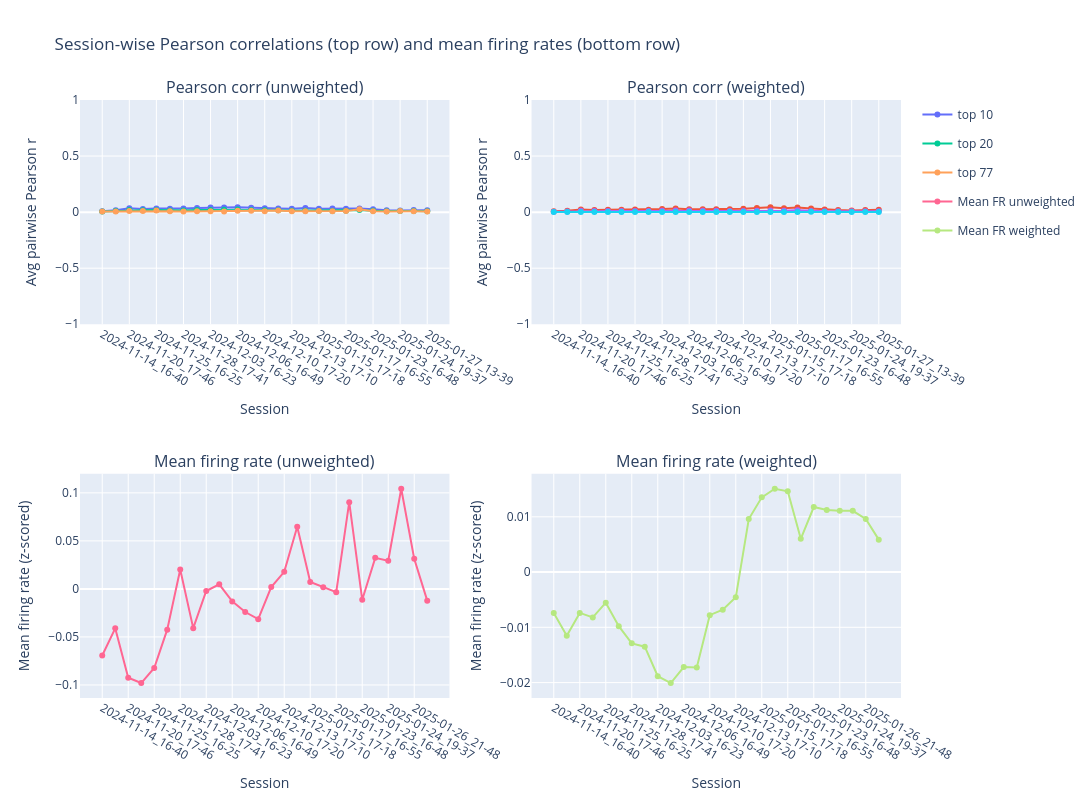

Notebook source saved alongside this figure:
### Code cell
top_ns = [10, 20, 77]
session_ids_all = fr_track_selected.index.get_level_values("session_id").unique()
fr_used = fr_z_all_sess.copy()

# 2x2 layout: correlations on first row, firing rates on second row
fig = make_subplots(
    rows=2,
    cols=2,
    subplot_titles=(
        "Pearson corr (unweighted)", "Pearson corr (weighted)",
        "Mean firing rate (unweighted)", "Mean firing rate (weighted)"
    ),
    shared_yaxes=False,
)

weights = ensambles["Assembly012"]
try:
    weights.index = [f"Unit{int(i)+1:04d}" for i in weights.index]  # align to FR column naming
except Exception as e:
    print(f"Error setting weights index: {e}")



# pearson correlations for single neurons weighted and unweightes
for top_n in top_ns:
    top_n_neurons = neurons_ordered[-top_n:]
    rows_unw, rows_w = [], []

    for session_id in session_ids_all:
        neuron_data_session = fr_used.xs(session_id, level=2)

        unit_cols = [
            c for c in neuron_data_session.columns
            if isinstance(c, str) and c.startswith("Unit")
        ]
        neuron_data_session = neuron_data_session[unit_cols]

        top_unit_cols = [
            f"Unit{i+1:04d}" for i in top_n_neurons
            if f"Unit{i+1:04d}" in neuron_data_session.columns
        ]

        neuron_data_top = neuron_data_session[top_unit_cols]

        corr_unw = neuron_data_top.corr(method="pearson")
        rows_unw.append((session_id, mean_offdiag_corr(corr_unw)))

        w = weights.loc[top_unit_cols]
        neuron_data_top_w = neuron_data_top.mul(w, axis=1)
        corr_w = neuron_data_top_w.corr(method="pearson")
        rows_w.append((session_id, mean_offdiag_corr(corr_w)))

    df_unw = pd.DataFrame(rows_unw, columns=["session_id", "avg_corr"])
    df_w = pd.DataFrame(rows_w, columns=["session_id", "avg_corr"])

    fig.add_trace(
        go.Scatter(
            x=df_unw["session_id"],
            y=df_unw["avg_corr"],
            mode="lines+markers",
            name=f"top {top_n}",
            legendgroup=f"top{top_n}",
        ),
        row=1,
        col=1,
    )

    fig.add_trace(
        go.Scatter(
            x=df_w["session_id"],
            y=df_w["avg_corr"],
            mode="lines+markers",
            name=f"top {top_n}",
            legendgroup=f"top{top_n}",
            showlegend=False,  # avoid duplicated legend entries
        ),
        row=1,
        col=2,
    )


# mean fr
fr_units = fr_used.loc[:, fr_used.columns.str.startswith("Unit")]
# fr_units = fr.loc[:, fr.columns.str.startswith("Unit")]
fr_units = fr_units[fr_units.index.get_level_values(2) != 10]

w_all = ensambles["Assembly012"].copy()
w_all = w_all.reindex(fr_units.columns)
fr_units_weighted = fr_units.mul(w_all, axis=1)

session_means_unweighted = (
    fr_units
    .groupby(level=2)
    .mean()
    .mean(axis=1)
)

session_means_weighted = (
    fr_units_weighted
    .groupby(level=2)
    .mean()
    .mean(axis=1)
)

fig.add_scatter(
    x=session_means_unweighted.index,
    y=session_means_unweighted.values,
    mode="lines+markers",
    name="Mean FR unweighted",
    row=2,
    col=1,
)

fig.add_scatter(
    x=session_means_weighted.index,
    y=session_means_weighted.values,
    mode="lines+markers",
    name="Mean FR weighted",
    row=2,
    col=2,
)


fig.update_layout(
    title="Session-wise Pearson correlations (top row) and mean firing rates (bottom row)",
    width=1200,
    height=800,
)

fig.update_xaxes(title_text="Session", row=1, col=1)
fig.update_xaxes(title_text="Session", row=1, col=2)
fig.update_xaxes(title_text="Session", row=2, col=1)
fig.update_xaxes(title_text="Session", row=2, col=2)

fig.update_yaxes(title_text="Avg pairwise Pearson r", row=1, col=1)
fig.update_yaxes(title_text="Avg pairwise Pearson r", row=1, col=2)
fig.update_yaxes(title_text="Mean firing rate (z-scored)", row=2, col=1)
fig.update_yaxes(title_text="Mean firing rate (z-scored)", row=2, col=2)

fig.update_yaxes(range=[-1, 1], row=1, col=1)
fig.update_yaxes(range=[-1, 1], row=1, col=2)

fig.show()

### Figure 1 — Plotly figure (JSON) as saved in the notebook; plotly's stock layout.template omitted (floating-point values rounded to 4 significant figures)
{"data": [{"legendgroup": "top10", "mode": "lines+markers", "name": "top 10", "type": "scatter", "x": ["2024-11-14_16-40", "2024-11-15_15-48", "2024-11-20_17-46", "2024-11-21_17-22", "2024-11-25_16-25", "2024-11-26_16-39", "2024-11-28_17-41", "2024-12-02_16-09", "2024-12-03_16-23", "2024-12-04_18-06", "2024-12-06_16-49", "2024-12-09_17-45", "2024-12-10_17-20", "2024-12-12_16-13", "2024-12-13_17-10", "2025-01-14_18-08", "2025-01-15_17-18", "2025-01-16_17-47", "2025-01-17_16-55", "2025-01-22_17-51", "2025-01-23_16-48", "2025-01-24_12-24", "2025-01-24_19-37", "2025-01-26_21-48", "2025-01-27_13-39"], "xaxis": "x", "y": [0.007268, 0.01571, 0.03354, 0.0285, 0.03191, 0.03026, 0.03275, 0.03674, 0.04147, 0.04192, 0.04398, 0.03828, 0.03567, 0.0321, 0.03063, 0.03621, 0.02943, 0.0316, 0.02924, 0.03168, 0.02482, 0.01578, 0.01516, 0.01901, 0.01695], "yaxis": "y"}, {"legendgroup": "top10", "mode": "lines+markers", "name": "top 10", "showlegend": false, "type": "scatter", "x": ["2024-11-14_16-40", "2024-11-15_15-48", "2024-11-20_17-46", "2024-11-21_17-22", "2024-11-25_16-25", "2024-11-26_16-39", "2024-11-28_17-41", "2024-12-02_16-09", "2024-12-03_16-23", "2024-12-04_18-06", "2024-12-06_16-49", "2024-12-09_17-45", "2024-12-10_17-20", "2024-12-12_16-13", "2024-12-13_17-10", "2025-01-14_18-08", "2025-01-15_17-18", "2025-01-16_17-47", "2025-01-17_16-55", "2025-01-22_17-51", "2025-01-23_16-48", "2025-01-24_12-24", "2025-01-24_19-37", "2025-01-26_21-48", "2025-01-27_13-39"], "xaxis": "x2", "y": [0.008911, 0.01191, 0.02369, 0.01848, 0.02086, 0.02178, 0.02342, 0.02027, 0.02717, 0.03165, 0.02483, 0.02501, 0.02675, 0.02498, 0.03045, 0.03732, 0.04256, 0.03494, 0.04158, 0.03342, 0.02355, 0.01935, 0.01558, 0.0192, 0.0217], "yaxis": "y2"}, {"legendgroup": "top20", "mode": "lines+markers", "name": "top 20", "type": "scatter", "x": ["2024-11-14_16-40", "2024-11-15_15-48", "2024-11-20_17-46", "2024-11-21_17-22", "2024-11-25_16-25", "2024-11-26_16-39", "2024-11-28_17-41", "2024-12-02_16-09", "2024-12-03_16-23", "2024-12-04_18-06", "2024-12-06_16-49", "2024-12-09_17-45", "2024-12-10_17-20", "2024-12-12_16-13", "2024-12-13_17-10", "2025-01-14_18-08", "2025-01-15_17-18", "2025-01-16_17-47", "2025-01-17_16-55", "2025-01-22_17-51", "2025-01-23_16-48", "2025-01-24_12-24", "2025-01-24_19-37", "2025-01-26_21-48", "2025-01-27_13-39"], "xaxis": "x", "y": [0.004876, 0.009347, 0.01855, 0.01624, 0.01946, 0.01535, 0.01426, 0.01862, 0.01854, 0.02016, 0.02273, 0.01798, 0.01587, 0.01637, 0.01161, 0.01264, 0.0133, 0.01054, 0.01328, 0.01858, 0.01172, 0.007741, 0.009797, 0.01105, 0.00816], "yaxis": "y"}, {"legendgroup": "top20", "mode": "lines+markers", "name": "top 20", "showlegend": false, "type": "scatter", "x": ["2024-11-14_16-40", "2024-11-15_15-48", "2024-11-20_17-46", "2024-11-21_17-22", "2024-11-25_16-25", "2024-11-26_16-39", "2024-11-28_17-41", "2024-12-02_16-09", "2024-12-03_16-23", "2024-12-04_18-06", "2024-12-06_16-49", "2024-12-09_17-45", "2024-12-10_17-20", "2024-12-12_16-13", "2024-12-13_17-10", "2025-01-14_18-08", "2025-01-15_17-18", "2025-01-16_17-47", "2025-01-17_16-55", "2025-01-22_17-51", "2025-01-23_16-48", "2025-01-24_12-24", "2025-01-24_19-37", "2025-01-26_21-48", "2025-01-27_13-39"], "xaxis": "x2", "y": [0.003076, 0.004874, 0.01154, 0.0102, 0.01103, 0.01098, 0.01102, 0.01082, 0.01308, 0.01488, 0.01389, 0.01147, 0.01254, 0.0103, 0.009739, 0.01183, 0.01538, 0.01173, 0.01622, 0.01022, 0.008625, 0.007409, 0.007032, 0.008245, 0.007623], "yaxis": "y2"}, {"legendgroup": "top77", "mode": "lines+markers", "name": "top 77", "type": "scatter", "x": ["2024-11-14_16-40", "2024-11-15_15-48", "2024-11-20_17-46", "2024-11-21_17-22", "2024-11-25_16-25", "2024-11-26_16-39", "2024-11-28_17-41", "2024-12-02_16-09", "2024-12-03_16-23", "2024-12-04_18-06", "2024-12-06_16-49", "2024-12-09_17-45", "2024-12-10_17-20", "2024-12-12_16-13", "2024-12-13_17-10", "2025-01-14_18-08", "2025-01-15_17-18", "2025-01-16_17-47", "2025-01-17_16-55", "2025-01-22_17-51", "2025-01-23_16-48", "2025-01-24_12-24", "2025-01-24_19-37", "2025-01-26_21-48", "2025-01-27_13-39"], "xaxis": "x", "y": [0.004827, 0.005657, 0.00929, 0.008931, 0.01469, 0.008804, 0.006216, 0.007237, 0.006974, 0.006532, 0.0122, 0.01319, 0.008155, 0.01464, 0.006998, 0.006823, 0.009472, 0.007205, 0.01048, 0.02505, 0.006783, 0.005118, 0.009026, 0.007013, 0.005504], "yaxis": "y"}, {"legendgroup": "top77", "mode": "lines+markers", "name": "top 77", "showlegend": false, "type": "scatter", "x": ["2024-11-14_16-40", "2024-11-15_15-48", "2024-11-20_17-46", "2024-11-21_17-22", "2024-11-25_16-25", "2024-11-26_16-39", "2024-11-28_17-41", "2024-12-02_16-09", "2024-12-03_16-23", "2024-12-04_18-06", "2024-12-06_16-49", "2024-12-09_17-45", "2024-12-10_17-20", "2024-12-12_16-13", "2024-12-13_17-10", "2025-01-14_18-08", "2025-01-15_17-18", "2025-01-16_17-47", "2025-01-17_16-55", "2025-01-22_17-51", "2025-01-23_16-48", "2025-01-24_12-24", "2025-01-24_19-37", "2025-01-26_21-48", "2025-01-27_13-39"], "xaxis": "x2", "y": [0.00119, 0.001435, 0.002208, 0.001962, 0.002197, 0.001973, 0.001827, 0.00143, 0.001488, 0.001741, 0.001676, 0.001577, 0.001781, 0.001602, 0.0013, 0.001036, 0.001746, 0.001222, 0.001687, 0.00295, 0.001362, 0.001438, 0.002071, 0.001536, 0.001048], "yaxis": "y2"}, {"mode": "lines+markers", "name": "Mean FR unweighted", "type": "scatter", "x": ["2024-11-14_16-40", "2024-11-15_15-48", "2024-11-20_17-46", "2024-11-21_17-22", "2024-11-25_16-25", "2024-11-26_16-39", "2024-11-28_17-41", "2024-12-02_16-09", "2024-12-03_16-23", "2024-12-04_18-06", "2024-12-06_16-49", "2024-12-09_17-45", "2024-12-10_17-20", "2024-12-12_16-13", "2024-12-13_17-10", "2025-01-14_18-08", "2025-01-15_17-18", "2025-01-16_17-47", "2025-01-17_16-55", "2025-01-22_17-51", "2025-01-23_16-48", "2025-01-24_12-24", "2025-01-24_19-37", "2025-01-25_21-29", "2025-01-26_21-48", "2025-01-27_13-39"], "xaxis": "x3", "y": [-0.06934, -0.04109, -0.09256, -0.09801, -0.08235, -0.04243, 0.02015, -0.04087, -0.002198, 0.004751, -0.01301, -0.02409, -0.03149, 0.001977, 0.0178, 0.06468, 0.007187, 0.001776, -0.003378, 0.09023, -0.01135, 0.03233, 0.02932, 0.1043, 0.03125, -0.01223], "yaxis": "y3"}, {"mode": "lines+markers", "name": "Mean FR weighted", "type": "scatter", "x": ["2024-11-14_16-40", "2024-11-15_15-48", "2024-11-20_17-46", "2024-11-21_17-22", "2024-11-25_16-25", "2024-11-26_16-39", "2024-11-28_17-41", "2024-12-02_16-09", "2024-12-03_16-23", "2024-12-04_18-06", "2024-12-06_16-49", "2024-12-09_17-45", "2024-12-10_17-20", "2024-12-12_16-13", "2024-12-13_17-10", "2025-01-14_18-08", "2025-01-15_17-18", "2025-01-16_17-47", "2025-01-17_16-55", "2025-01-22_17-51", "2025-01-23_16-48", "2025-01-24_12-24", "2025-01-24_19-37", "2025-01-25_21-29", "2025-01-26_21-48", "2025-01-27_13-39"], "xaxis": "x4", "y": [-0.007411, -0.01151, -0.007391, -0.008214, -0.005546, -0.009789, -0.0129, -0.0135, -0.01885, -0.02008, -0.01719, -0.01726, -0.007799, -0.006814, -0.004574, 0.009592, 0.01352, 0.01508, 0.01461, 0.006019, 0.01177, 0.01122, 0.0111, 0.01108, 0.009608, 0.005867], "yaxis": "y4"}], "layout": {"annotations": [{"font": {"size": 16}, "showarrow": false, "text": "Pearson corr (unweighted)", "x": 0.225, "xanchor": "center", "xref": "paper", "y": 1, "yanchor": "bottom", "yref": "paper"}, {"font": {"size": 16}, "showarrow": false, "text": "Pearson corr (weighted)", "x": 0.775, "xanchor": "center", "xref": "paper", "y": 1, "yanchor": "bottom", "yref": "paper"}, {"font": {"size": 16}, "showarrow": false, "text": "Mean firing rate (unweighted)", "x": 0.225, "xanchor": "center", "xref": "paper", "y": 0.375, "yanchor": "bottom", "yref": "paper"}, {"font": {"size": 16}, "showarrow": false, "text": "Mean firing rate (weighted)", "x": 0.775, "xanchor": "center", "xref": "paper", "y": 0.375, "yanchor": "bottom", "yref": "paper"}], "height": 800, "title": {"text": "Session-wise Pearson correlations (top row) and mean firing rates (bottom row)"}, "width": 1200, "xaxis": {"anchor": "y", "domain": [0, 0.45], "title": {"text": "Session"}}, "xaxis2": {"anchor": "y2", "domain": [0.55, 1], "title": {"text": "Session"}}, "xaxis3": {"anchor": "y3", "domain": [0, 0.45], "title": {"text": "Session"}}, "xaxis4": {"anchor": "y4", "domain": [0.55, 1], "title": {"text": "Session"}}, "yaxis": {"anchor": "x", "domain": [0.625, 1], "range": [-1, 1], "title": {"text": "Avg pairwise Pearson r"}}, "yaxis2": {"anchor": "x2", "domain": [0.625, 1], "range": [-1, 1], "title": {"text": "Avg pairwise Pearson r"}}, "yaxis3": {"anchor": "x3", "domain": [0, 0.375], "title": {"text": "Mean firing rate (z-scored)"}}, "yaxis4": {"anchor": "x4", "domain": [0, 0.375], "title": {"text": "Mean firing rate (z-scored)"}}}}
